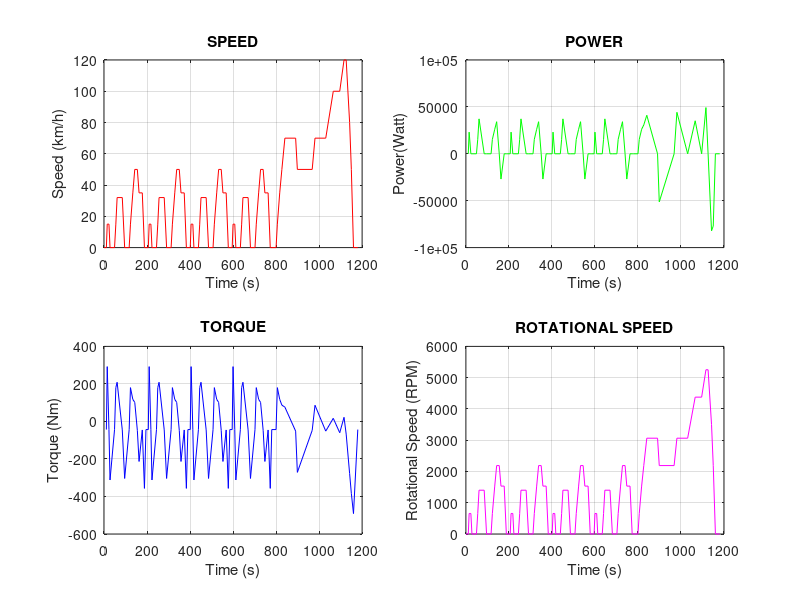

Recreate this plot in MATLAB.
clear, clc

duration = [0, 11, 15, 23, 28, 49, 55, 61, 85, 96, 117, 123, 134, 143, 155, 163, 178, 188, 195, 206, 210, 218, 223, 244, 250, 256, 280, 291, 312, 318, 329, 338, 350, 358, 373, 383, 390, 401, 405, 413, 418, 439, 445, 451, 475, 486, 507, 513, 524, 533, 545, 553, 568, 578, 585, 596, 600, 608, 613, 634, 640, 646, 670, 681, 702, 708, 719, 728, 740, 748, 763, 773, 780, 800, 806, 817, 827, 841, 891, 899, 968, 981, 1031, 1066, 1096, 1116, 1126, 1142, 1150, 1160, 1180];
speeds = [0 0 15 15 0 0 15 32 32 0 0 15 35 50 50 35 35 0 0 0 15 15 0 0 15 32 32 0 0 15 35 50 50 35 35 0 0 0 15 15 0 0 15 32 32 0 0 15 35 50 50 35 35 0 0 0 15 15 0 0 15 32 32 0 0 15 35 50 50 35 35 0 0 0 15 35 50 70 70 50 50 70 70 100 100 120 120 80 50 0 0];

avgSpeed = mean(speeds, "all");

%Constants
distance = 300;
cd = 0.3; af = 2; p = 1.2;
toMps = 0.2778;
toRpm = 9.5492968;
cycleTime = 1200/3600;
totalTime = cycleTime * distance / (avgSpeed * cycleTime);
r = 0.4/2;
m = 1478;
slope = 3/100;
g = 9.80665;
wheelRatio = 3.3;

%Calculating Variables
aeroFr = 1/2*p*af*cd*(avgSpeed * toMps)^2;
wheelFr = 70*4;
friction = aeroFr + wheelFr;
massForce = m*g*slope;
totalDragForce = friction+massForce;
pwr = totalDragForce * avgSpeed * toMps;
cap = pwr * totalTime;
fullCap = cap/0.7;
w = (avgSpeed * toMps / r) * wheelRatio;
n = w * toRpm;
t = pwr / w;

%Calculating Variables Seperate
aeroFrArray = 1/2*p*af*cd*(speeds * toMps).^2;
frictionArray = aeroFrArray+wheelFr;
totalDragForceArray = frictionArray+massForce;
force_motor = diff(speeds)./diff(duration) * m;
torque_motor = (force_motor-totalDragForceArray(2:end)) * r / wheelRatio;
pwrArray = force_motor.*speeds(2:end)*toMps;
wArray = (speeds*toMps/r)*wheelRatio;
nArray = wArray*toRpm;

%Drawing Plots
subplot(2,2,1)
plot(duration, speeds, 'r')
title('SPEED')
xlabel('Time (s)')
ylabel('Speed (km/h)')
grid on

subplot(2,2,2)
plot(duration(2:end), pwrArray, 'g')
title('POWER')
xlabel('Time (s)')
ylabel('Power(Watt)')
grid on

subplot(2,2,3)
plot(duration(2:end), torque_motor, 'b')
title('TORQUE')
xlabel('Time (s)')
ylabel('Torque (Nm)')
grid on

subplot(2,2,4)
plot(duration, nArray, 'm')
title('ROTATIONAL SPEED')
xlabel('Time (s)')
ylabel('Rotational Speed (RPM)')
grid on